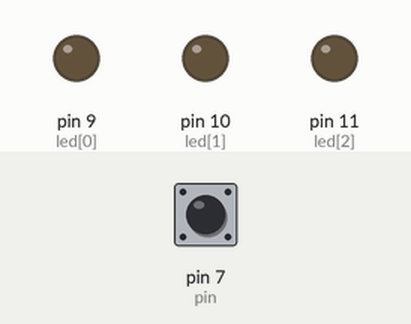
Bench run of a sketch on a simulated Arduino Uno, built with avr-gcc and run on an emulated ATmega328P. Parts: output pins drawn as LEDs (lit = HIGH). Inputs (shaded band) come from the test bench; at power-on: pin 7 (pin) HIGH.

Above: at 1.2 s.
1.3 s: pin 7 (pin) pulled LOW for 0.15 s
At 2.0 s:
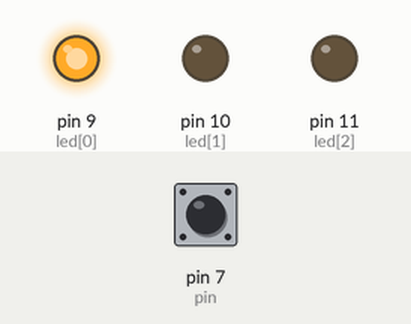
4.4 s: pin 7 (pin) pulled LOW for 1 s
At 6.2 s:
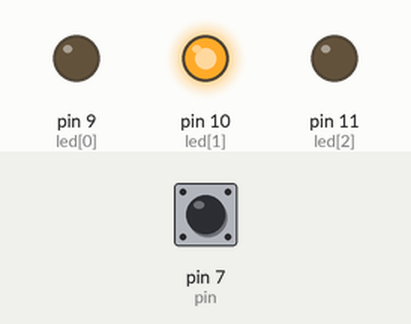
8.4 s: pin 7 (pin) pulled LOW for 3.2 s
At 11.2 s:
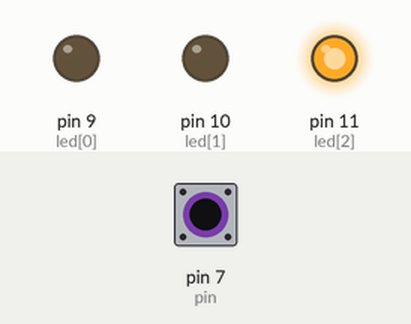
Timing chart, 0 to 15.9 s (numbered marks = the images above; inputs shaded):
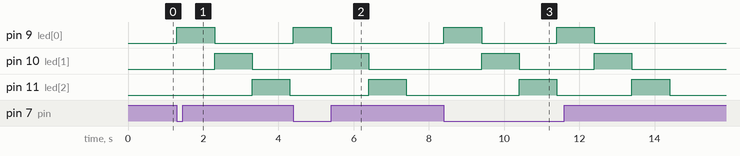

Measured:
- after the input at 1.3 s, pin 9 (led[0]): LOW → HIGH at once, → LOW 1.0 s later; pin 10 (led[1]): LOW → HIGH after 1.0 s, → LOW 1.0 s later; pin 11 (led[2]): LOW → HIGH after 2.0 s, → LOW 1.0 s later
- after the input at 4.4 s, pin 9 (led[0]): LOW → HIGH at once, → LOW 1.0 s later; pin 10 (led[1]): LOW → HIGH after 1.0 s, → LOW 1.0 s later; pin 11 (led[2]): LOW → HIGH after 2.0 s, → LOW 1.0 s later
- after the input at 8.4 s, pin 9 (led[0]): alternates HIGH for 1.0 s and LOW for 2.0 s, 4 changes in all, then stays LOW, starting at once; pin 10 (led[1]): alternates HIGH for 1.0 s and LOW for 2.0 s, 4 changes in all, then stays LOW, starting after 1.0 s

The sketch:

Nhan_led_xoay_vong.ino
```cpp
int led[] = {9, 10, 11}; // Chân điều khiển LED
int pin = 7;  // Chân nút nhấn

void setup() {
  // Đặt tất cả chân LED làm OUTPUT
  for (int i = 0; i < 3; i++) {
    pinMode(led[i], OUTPUT);
  }

  pinMode(pin, INPUT_PULLUP); // Kéo lên để tránh nhiễu
}

void loop() {
  int value = digitalRead(pin); // Đọc trạng thái nút nhấn

  while (value == LOW) { // Khi nhấn nút
    for (int i = 0; i < 3; i++) {
      digitalWrite(led[i], HIGH);
      delay(1000);
      digitalWrite(led[i], LOW);
    }
    value = digitalRead(pin);
  }
}
```
